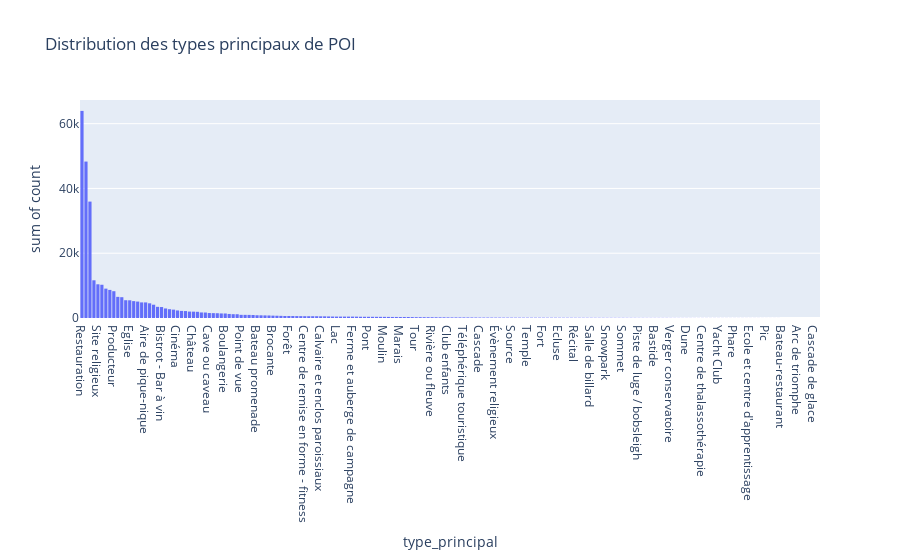

The notebook cell saved with this chart:
### Code cell
fig = px.histogram(df_type_prin, x="type_principal", y="count", title="Distribution des types principaux de POI")
fig.show()

### Figure 1 — Plotly figure (JSON) as saved in the notebook; plotly's stock layout.template omitted (floating-point values rounded to 4 significant figures; data arrays with more than 128 entries replaced by an {"elided": "..."} marker saying what was removed)
{"data": [{"bingroup": "x", "histfunc": "sum", "hovertemplate": "type_principal=%{x}<br>sum of count=%{y}<extra></extra>", "legendgroup": "", "marker": {"color": "#636efa", "pattern": {"shape": ""}}, "name": "", "orientation": "v", "showlegend": false, "type": "histogram", "x": {"elided": "186 str values"}, "xaxis": "x", "y": {"elided": "186 int values"}, "yaxis": "y"}], "layout": {"barmode": "relative", "legend": {"tracegroupgap": 0}, "title": {"text": "Distribution des types principaux de POI"}, "xaxis": {"anchor": "y", "domain": [0, 1], "title": {"text": "type_principal"}}, "yaxis": {"anchor": "x", "domain": [0, 1], "title": {"text": "sum of count"}}}}
